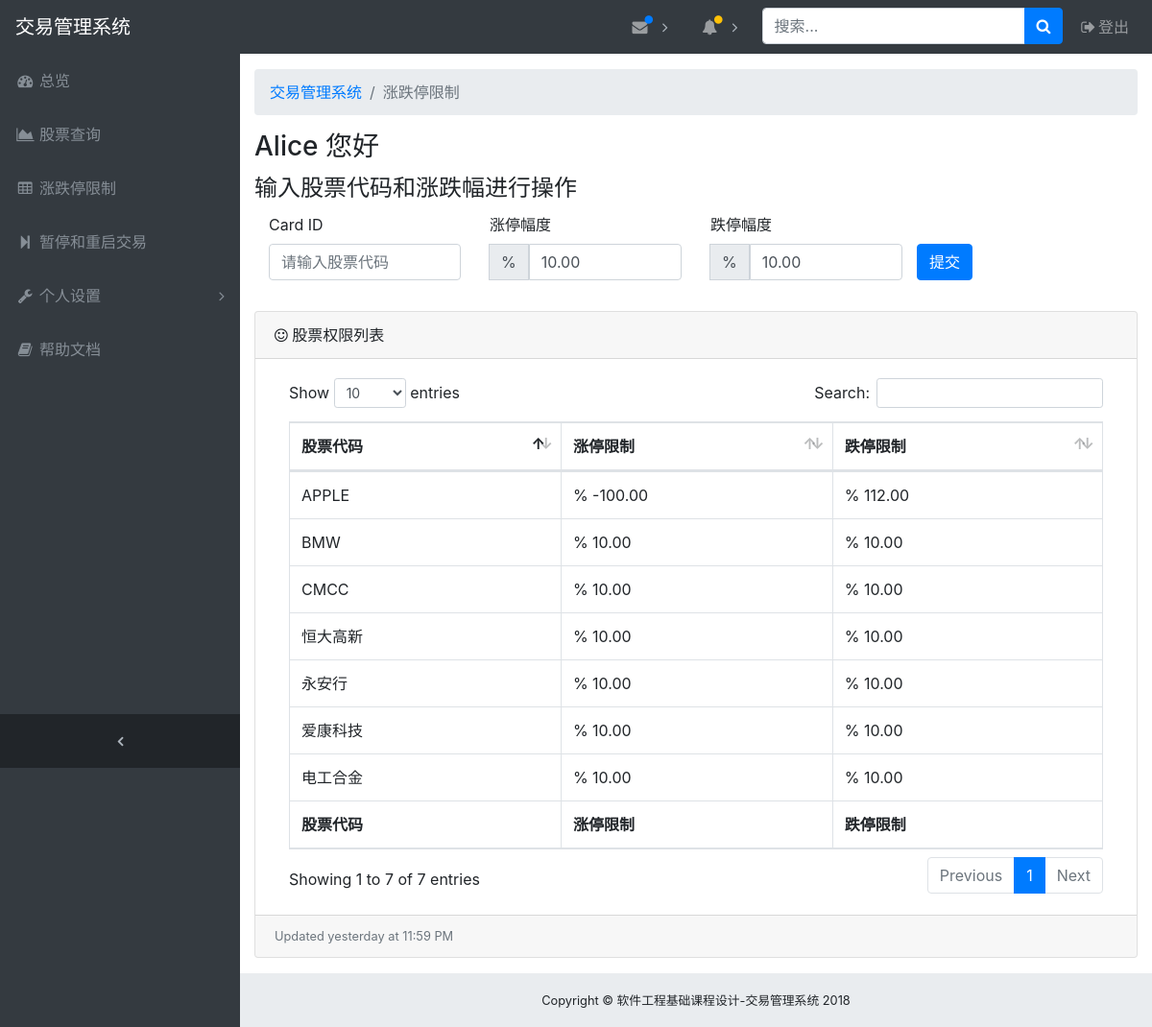
Screenshot of /confine (signed in) with the database file from the repository.
### app/models.py (models this page shows, shortened)
class Admin ( db.Model ):
    __tablename__ = "admin"
    id = db.Column ( db.String ( 32 ), primary_key=True )
    password_hash = db.Column ( db.String ( 32 ) )
    is_root = db.Column ( db.Boolean, default=False )
    def get_id(self):
        return self.id
    @property
    def password(self):
        raise AttributeError ( "Password unaccessible" )

class Stock ( db.Model ):
    __tablename__ = "stock"
    stock_inner_id = db.Column ( db.Integer, primary_key=True, autoincrement=True )
    stock_name = db.Column ( db.String ( 40 ), index=True )
    is_trading = db.Column ( db.Boolean, default=True )
    up_confine = db.Column ( db.DECIMAL ( 7, 2 ), default=10 )
    down_confine = db.Column ( db.DECIMAL ( 7, 2 ), default=10 )

### app/views.py (the view, shortened to what this page needs)
@app.route ( '/confine', methods=['GET', 'POST'] )
@login_required
def confine():
    form = ConfineForm ()
    auth_list = None
    user_id = current_user.get_id ()
    auth_list = Auth.query.filter_by ( admin_id=user_id )
    stock_list = []
    for auth in auth_list:
        stock_list.append ( Stock.query.filter_by ( stock_name=auth.stock_id ).first () )
    return render_template ( "confine.html", username=current_user.get_id (), stock_list=stock_list, form=form )

### app/forms.py
class ConfineForm ( FlaskForm ):
    stock_name = StringField ( "stock_name", validators=[DataRequired ()] )
    down_confine = DecimalField ( "down_confine", validators=[DataRequired ()] )
    up_confine = DecimalField ( "up_confine", validators=[DataRequired ()] )

### app/views.py (called while the page is built)
@app.before_request
def before_request():
    g.user = current_user

@lm.user_loader
def load_user(id):
    return Admin.query.get ( id )

### app/templates/confine.html (shortened to what this page needs)
{% set current_page = "涨跌停限制" %}
{% extends 'base.html' %}
{% block body %}
<div class="row clearfix">
    <div class="container">
        <h3>{{username}} 您好</h3>
        <legend>输入股票代码和涨跌幅进行操作</legend>
        <div class="col-md-12 column">
            <form method="POST" action="{{url_for('confine')}}" class="form-horizontal">
                <fieldset>
                    <div class="form-group">
                        <div class="row clearfix">
                            <div class="col-md-3 column">
                                <label>Card ID</label>
                                <input type="text" class="form-control required"
                                       name="stock_name" maxlength="40" placeholder="请输入股票代码">
                            </div>
                            <div class="col-md-3 column">
                                <label>涨停幅度</label>
                                <div class="input-group mb-3">
                                    <div class="input-group-append">
                                        <span class="input-group-text">%</span>
                                    </div>
                                    <input type="text" class="form-control required"
                                           name="up_confine"
                                           value="10.00" maxlength="16">
                                </div>
                            </div>
                            <div class="col-md-3 column">
                                <label>跌停幅度</label>
                                <div class="input-group mb-3">
                                    <div class="input-group-append">
                                        <span class="input-group-text">%</span>
                                    </div>
                                    <input type="text" class="form-control required"
                                           name="down_confine"
                                           value="10.00" maxlength="16">
                                </div>
                            </div>
                            <div class="col-md-offset-10 column">
                                <label>&nbsp;</label>
                                <br>
                                <button type="submit" class="btn btn-primary">提交</button>
                            </div>
                        </div>
                    </div>
                </fieldset>
            </form>
        </div>
    </div>
</div>
<div class="card mb-3">
    <div class="card-header">
        <i class="fa fa-smile-o"></i> 股票权限列表
    </div>
    <div class="card-body">
        <div class="table-responsive">
            <table class="table table-bordered" id="dataTable" width="100%" cellspacing="0">
                <thead>
                <tr>
                    <th>股票代码</th>
                    <th>涨停限制</th>
                    <th>跌停限制</th>
                </tr>
                </thead>
                <tfoot>
                <tr>
                    <th>股票代码</th>
                    <th>涨停限制</th>
                    <th>跌停限制</th>
                </tr>
                </tfoot>
                <tbody>
                {% for row in stock_list %}
                <tr>
                    <td>{{ row.stock_name }}</td>
                    <td>% {{ row.up_confine }}</td>
                    <td>% {{ row.down_confine }}</td>
                </tr>
                {% endfor %}
                </tbody>
            </table>
        </div>
    </div>
    <div class="card-footer small text-muted">Updated yesterday at 11:59 PM</div>
</div>
{% endblock%}

### app/static/css/sb-admin.css (style rules this page uses)
html { position: relative; min-height: 100%; }
body { overflow-x: hidden; }
body.sticky-footer { margin-bottom: 56px; }
body.fixed-nav { padding-top: 56px; }

### rows the page displays
Admin: id "Alice"
Stock: stock_name "APPLE", up_confine "-100.00", down_confine "112.00"
Stock: stock_name "CMCC", up_confine "10.00", down_confine "10.00"
Stock: stock_name "爱康科技", up_confine "10.00", down_confine "10.00"
Stock: stock_name "永安行", up_confine "10.00", down_confine "10.00"
Stock: stock_name "电工合金", up_confine "10.00", down_confine "10.00"
Stock: stock_name "BMW", up_confine "10.00", down_confine "10.00"
Stock: stock_name "恒大高新", up_confine "10.00", down_confine "10.00"

### other values shown
{{ current_page }} "涨跌停限制"
